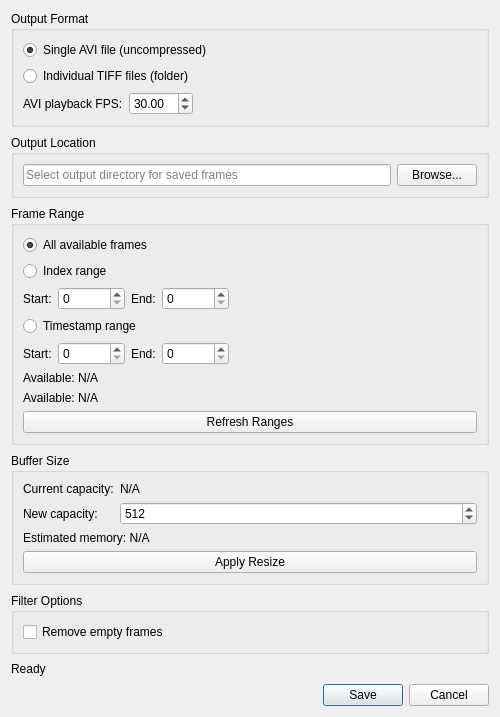
<?xml version="1.0" encoding="UTF-8"?>
<ui version="4.0">
 <class>BufferSaveDialog</class>
 <widget class="QDialog" name="BufferSaveDialog">
  <property name="geometry">
   <rect>
    <x>0</x>
    <y>0</y>
    <width>500</width>
    <height>400</height>
   </rect>
  </property>
  <property name="windowTitle">
   <string>Save Buffer &amp; Manage Size</string>
  </property>
  <property name="modal">
   <bool>true</bool>
  </property>
  <layout class="QVBoxLayout" name="verticalLayout">
   <property name="spacing">
    <number>8</number>
   </property>
   <item>
    <widget class="QGroupBox" name="formatGroup">
     <property name="title">
      <string>Output Format</string>
     </property>
     <layout class="QVBoxLayout" name="formatLayout">
      <item>
       <widget class="QRadioButton" name="aviFormatRadio">
        <property name="text">
         <string>Single AVI file (uncompressed)</string>
        </property>
        <property name="checked">
         <bool>true</bool>
        </property>
       </widget>
      </item>
      <item>
       <widget class="QRadioButton" name="tiffFormatRadio">
        <property name="text">
         <string>Individual TIFF files (folder)</string>
        </property>
       </widget>
      </item>
      <item>
       <layout class="QHBoxLayout" name="fpsRowLayout">
        <item>
         <widget class="QLabel" name="fpsLabel">
          <property name="text">
           <string>AVI playback FPS:</string>
          </property>
         </widget>
        </item>
        <item>
         <widget class="QDoubleSpinBox" name="fpsSpin">
          <property name="minimum">
           <double>1.000000000000000</double>
          </property>
          <property name="maximum">
           <double>240.000000000000000</double>
          </property>
          <property name="decimals">
           <number>2</number>
          </property>
          <property name="value">
           <double>30.000000000000000</double>
          </property>
         </widget>
        </item>
        <item>
         <spacer name="fpsSpacer">
          <property name="orientation">
           <enum>Qt::Horizontal</enum>
          </property>
          <property name="sizeHint" stdset="0">
           <size>
            <width>40</width>
            <height>20</height>
           </size>
          </property>
         </spacer>
        </item>
       </layout>
      </item>
     </layout>
    </widget>
   </item>
   <item>
    <widget class="QGroupBox" name="dirGroup">
     <property name="title">
      <string>Output Location</string>
     </property>
     <layout class="QVBoxLayout" name="dirLayout">
      <item>
       <layout class="QHBoxLayout" name="dirRowLayout">
        <item>
         <widget class="QLineEdit" name="outputDirEdit">
          <property name="placeholderText">
           <string>Select output directory for saved frames</string>
          </property>
         </widget>
        </item>
        <item>
         <widget class="QPushButton" name="browseBtn">
          <property name="text">
           <string>Browse...</string>
          </property>
         </widget>
        </item>
       </layout>
      </item>
     </layout>
    </widget>
   </item>
   <item>
    <widget class="QGroupBox" name="rangeGroup">
     <property name="title">
      <string>Frame Range</string>
     </property>
     <layout class="QVBoxLayout" name="rangeLayout">
      <item>
       <widget class="QRadioButton" name="allFramesRadio">
        <property name="text">
         <string>All available frames</string>
        </property>
        <property name="checked">
         <bool>true</bool>
        </property>
       </widget>
      </item>
      <item>
       <widget class="QRadioButton" name="indexRangeRadio">
        <property name="text">
         <string>Index range</string>
        </property>
       </widget>
      </item>
      <item>
       <layout class="QHBoxLayout" name="indexRangeLayout">
        <item>
         <widget class="QLabel" name="startIndexLabel">
          <property name="text">
           <string>Start:</string>
          </property>
         </widget>
        </item>
        <item>
         <widget class="QSpinBox" name="startIndexSpin">
          <property name="maximum">
           <number>2147483647</number>
          </property>
          <property name="value">
           <number>0</number>
          </property>
         </widget>
        </item>
        <item>
         <widget class="QLabel" name="endIndexLabel">
          <property name="text">
           <string>End:</string>
          </property>
         </widget>
        </item>
        <item>
         <widget class="QSpinBox" name="endIndexSpin">
          <property name="maximum">
           <number>2147483647</number>
          </property>
          <property name="value">
           <number>0</number>
          </property>
         </widget>
        </item>
        <item>
         <spacer name="horizontalSpacer">
          <property name="orientation">
           <enum>Qt::Horizontal</enum>
          </property>
          <property name="sizeHint" stdset="0">
           <size>
            <width>40</width>
            <height>20</height>
           </size>
          </property>
         </spacer>
        </item>
       </layout>
      </item>
      <item>
       <widget class="QRadioButton" name="timestampRangeRadio">
        <property name="text">
         <string>Timestamp range</string>
        </property>
       </widget>
      </item>
      <item>
       <layout class="QHBoxLayout" name="timestampRangeLayout">
        <item>
         <widget class="QLabel" name="startTimestampLabel">
          <property name="text">
           <string>Start:</string>
          </property>
         </widget>
        </item>
        <item>
         <widget class="QSpinBox" name="startTimestampSpin">
          <property name="maximum">
           <number>2147483647</number>
          </property>
          <property name="value">
           <number>0</number>
          </property>
         </widget>
        </item>
        <item>
         <widget class="QLabel" name="endTimestampLabel">
          <property name="text">
           <string>End:</string>
          </property>
         </widget>
        </item>
        <item>
         <widget class="QSpinBox" name="endTimestampSpin">
          <property name="maximum">
           <number>2147483647</number>
          </property>
          <property name="value">
           <number>0</number>
          </property>
         </widget>
        </item>
        <item>
         <spacer name="horizontalSpacer_2">
          <property name="orientation">
           <enum>Qt::Horizontal</enum>
          </property>
          <property name="sizeHint" stdset="0">
           <size>
            <width>40</width>
            <height>20</height>
           </size>
          </property>
         </spacer>
        </item>
       </layout>
      </item>
      <item>
       <widget class="QLabel" name="availableRangeLabel">
        <property name="text">
         <string>Available: N/A</string>
        </property>
       </widget>
      </item>
      <item>
       <widget class="QLabel" name="availableTimestampLabel">
        <property name="text">
         <string>Available: N/A</string>
        </property>
       </widget>
      </item>
      <item>
       <widget class="QPushButton" name="refreshRangesBtn">
        <property name="text">
         <string>Refresh Ranges</string>
        </property>
       </widget>
      </item>
     </layout>
    </widget>
   </item>
   <item>
    <widget class="QGroupBox" name="bufferSizeGroup">
     <property name="title">
      <string>Buffer Size</string>
     </property>
     <layout class="QFormLayout" name="bufferLayout">
      <item row="0" column="0">
       <widget class="QLabel" name="currentCapacityLabel">
        <property name="text">
         <string>Current capacity:</string>
        </property>
       </widget>
      </item>
      <item row="0" column="1">
       <widget class="QLabel" name="currentCapacityValueLabel">
        <property name="text">
         <string>N/A</string>
        </property>
       </widget>
      </item>
      <item row="1" column="0">
       <widget class="QLabel" name="newCapacityLabel">
        <property name="text">
         <string>New capacity:</string>
        </property>
       </widget>
      </item>
      <item row="1" column="1">
       <widget class="QSpinBox" name="newCapacitySpin">
        <property name="minimum">
         <number>1</number>
        </property>
        <property name="maximum">
         <number>100000</number>
        </property>
        <property name="value">
         <number>512</number>
        </property>
       </widget>
      </item>
      <item row="2" column="0" colspan="2">
       <widget class="QLabel" name="estimatedMemoryLabel">
        <property name="text">
         <string>Estimated memory: N/A</string>
        </property>
       </widget>
      </item>
      <item row="3" column="0" colspan="2">
       <widget class="QPushButton" name="applyResizeBtn">
        <property name="text">
         <string>Apply Resize</string>
        </property>
       </widget>
      </item>
     </layout>
    </widget>
   </item>
   <item>
    <widget class="QGroupBox" name="filterGroup">
     <property name="title">
      <string>Filter Options</string>
     </property>
     <layout class="QVBoxLayout" name="filterLayout">
      <item>
       <widget class="QCheckBox" name="filterEmptyFramesCheck">
        <property name="text">
         <string>Remove empty frames</string>
        </property>
        <property name="toolTip">
         <string>Skip frames with pixel count below threshold after binary threshold</string>
        </property>
       </widget>
      </item>
     </layout>
    </widget>
   </item>
   <item>
    <widget class="QLabel" name="statusLabel">
     <property name="text">
      <string>Ready</string>
     </property>
     <property name="wordWrap">
      <bool>true</bool>
     </property>
    </widget>
   </item>
   <item>
    <widget class="QDialogButtonBox" name="buttons">
     <property name="standardButtons">
      <set>QDialogButtonBox::Cancel|QDialogButtonBox::Save</set>
     </property>
    </widget>
   </item>
  </layout>
 </widget>
 <resources/>
</ui>
